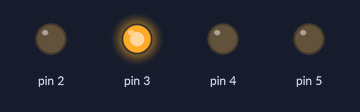
Recording of a sketch running on a simulated Arduino Uno, built with avr-gcc and run on an emulated ATmega328P. Shown: output pins drawn as LEDs (lit = HIGH).

Above: at 0.1 s.
Timing chart, 0 to 1.6 s (numbered marks = the images above):
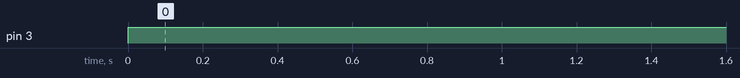

The sketch:

Spaceship_Interface.ino
```cpp
int switchState = 0;

// Configure pin functionality
void setup(){
  pinMode(3, OUTPUT);
  pinMode(4, OUTPUT);
  pinMode(5, OUTPUT);
  pinMode(2, OUTPUT);
}

// Create the loop function
void loop(){
switchState = digitalRead(2);

  if (switchState == LOW) {
  // the button is not pressed
    digitalWrite(3, HIGH); // green LED
    digitalWrite(4, LOW); // red LED
    digitalWrite(5, LOW); // red LED
  }

  else {
    // the button is pressed
    digitalWrite(3, LOW); // green LED
    digitalWrite(4, LOW); // red LED
    digitalWrite(5, HIGH); // red LED
    delay(250); // wait for a quarter second
    // toggle the LEDs
    digitalWrite(4, HIGH);
    digitalWrite(5, LOW);
    delay(250); // wait for a quarter second
  }
} // go back to the beginning of the loop
```

Measured:
- by itself, pin 3: LOW → HIGH at 0.00 s
